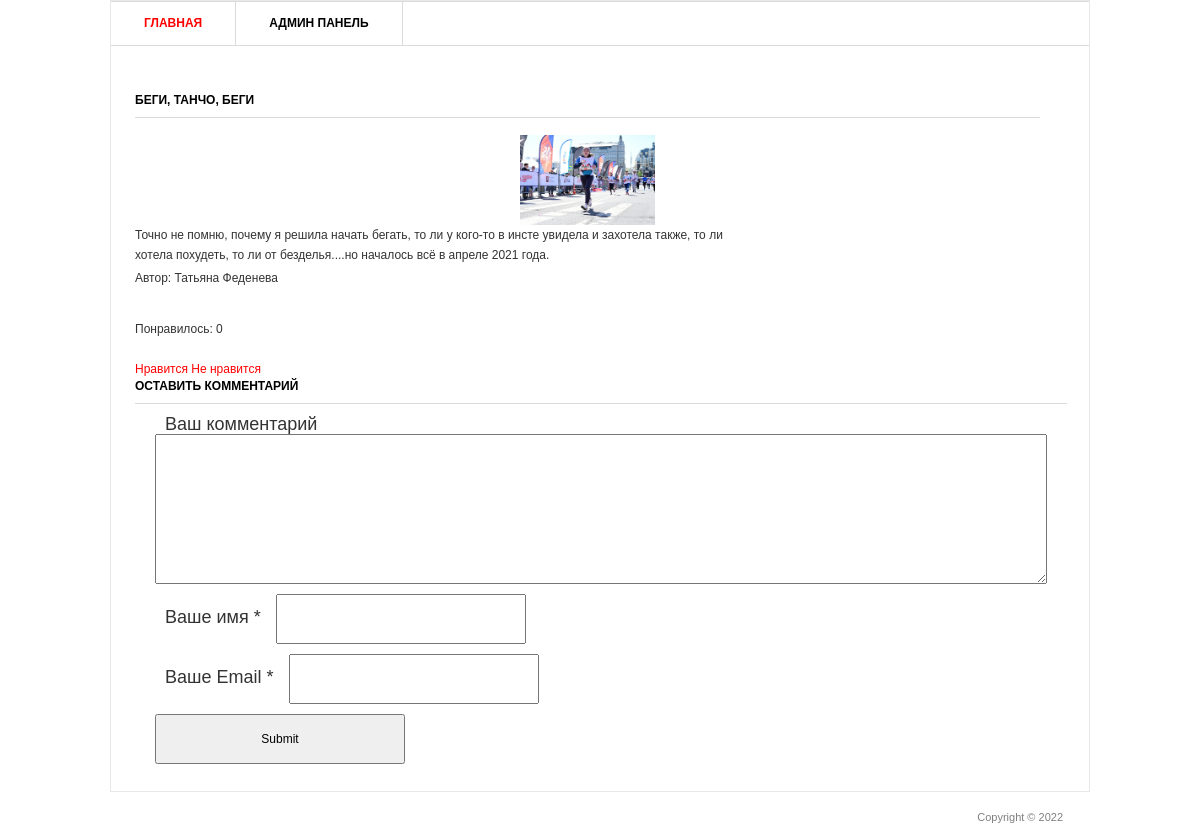
Page /2/ on the committed database.
### blog/models.py (models this page shows, shortened)
class Post(models.Model):
    title = models.CharField('Заголовок записи', max_length=100)
    description = models.TextField('Текст записи')
    author = models.CharField('Имя автора', max_length=100)
    date = models.DateField('Дата публикации')
    img = models.ImageField('Изображение', upload_to='image/%Y')
    class Meta:
        verbose_name = 'Запись'
        verbose_name_plural = 'Записи'

### blog/views.py (the view)
# urls.py: path('<int:pk>/', views.PostDetail.as_view()),
class PostDetail(View):
    def get(self, request, pk):
        post = Post.objects.get(id=pk)
        return render(request, 'blog/blog_detail.html', {'post': post})

### templates/blog/blog_detail.html (shortened to what this page needs)
{% load static %}
<html >
<head>
	<link rel="stylesheet" href="{% static 'css/style.css' %}" type="text/css" media="all" />
</head>
<body>
<div class="shell">
	<div class="border">
		<div id="navigation">
			<ul>
			    <li><a href="/" class="active">Главная</a></li>
			    <li><a href="/admin">Админ панель</a></li>
			</ul>
		</div>
		<div id="main">
			<div id="content" class="left">
				<div class="projects">
					  <h3>{{ post.title }}</h3>
                    <p align="center">
                      <img src="{{ post.img.url }}" width="15%"/>
                    </p>
					<div class="item">
						<div class="text left">
							<p>{{ post.description }}</p>
							<p>Автор:  {{ post.author }}</p>
						</div>
					</div>
				</div>
			</div>
			<div>
				<br>
				<p>Понравилось: {{ post.likes_set.all.count }}</p>
				<br>
				<a href="{% url 'add_likes' post.id %}">Нравится</a>
				<a href="{% url 'del_likes' post.id %}">Не нравится</a>
			</div>
			<div class="form-comment">
				<h3>Оставить комментарий</h3>
				<div>
					<form action="{% url 'add_comments' post.id %}" method="post">
					    <div>
							<label>Ваш комментарий</label>
					        <textarea name="text_comments"></textarea>
						</div>
						<div>
							<label>Ваше имя *</label>
						    <input type="text" name="name">
						</div>
						<div>
							<label>Ваше Email *</label>
						    <input type="email" name="email">
						</div>
						<div>
							<input type="submit">
						</div>
					</form>
				</div>
			</div>
		</div>
	</div>
	<div id="footer">
		<p class="copy right">Copyright &copy;  2022 </p>
	</div>
</div>
</body>
</html>

### static/css/style.css (style rules this page uses)
* { margin: 0; padding: 0; outline:0; }
body { font-size: 12px; line-height: 20px; font-family: Georgia, Arial, Helvetica, Sans-Serif; color: #333; }
a { color: #ff0000; text-decoration: none; cursor:pointer; }
input, textarea, select { font-family: Arial, Helvetica, sans-serif; font-size:12px; }
textarea { overflow:auto; }
.left, .alignleft { float: left; display: inline; }
.right, .alignright { float: right; display: inline; }
.shell { width: 980px; margin: 0 auto; }
.border { border: 1px solid #e8e8e8; background: #fff; position: relative; }
#navigation { height: 43px; border-top: 1px solid #dbdbdb; border-bottom: 1px solid #dbdbdb; }
#navigation ul { list-style: none; }
#navigation ul li { float: left; height: 43px; border-right: 1px solid #dbdbdb; font-size: 12px; line-height: 43px; font-weight: bold; text-transform: uppercase; }
#navigation ul li a { float: left; height: 43px; color: #000; padding: 0 33px; }
#navigation ul li a:hover, #navigation ul li a.active { color: #ff0000; text-decoration: none; }
#main { width: 932px; padding: 37px 24px 17px 24px; }
#main h3 { font-size: 12px; line-height: 15px; color: #000; text-transform: uppercase; border-bottom: 1px solid #dbdbdb; padding: 0 0 9px 0; }
#content { width: 905px; }
.projects { padding: 10px 0 0 0; }
.projects h3 { margin: 0 0 17px 0; }
.projects .item { margin: 0 0 28px 0; }
.projects .text { width: 600px; }
.projects .text p { padding: 0 0 3px 0; }
#footer { font-family: Arial, sans-serif; font-size: 11px; line-height: 14px; color: #7f7f7f; padding: 18px 27px 20px 38px; }
.form-comment { font-size: 18px; }
.form-comment label { margin: 10px 10px; }
.form-comment input { boarder-radius: 15px; padding: 15px; height: 50px; width: 250px; }
.form-comment textarea { boarder-radius: 15px; padding: 15px; height: 150px; width: 100%; resize: vertical; }
.form-comment div { margin: 10px; }

### rows in the picture
Post: title "БЕГИ, ТАНЧО, БЕГИ", img (picture), description "Точно не помню, почему я решила начать бегать, то ли у кого-то в инсте увидела и захотела также, то ли хотела похудеть, то ли от безделья....но началось всё в апреле 2021 года.", author "Татьяна Феденева", likes_set.all.count "0"
